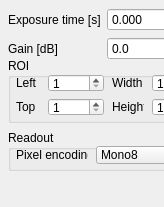
             <widget class="QWidget" name="ODTcameraBox">
              <property name="geometry">
               <rect>
                <x>0</x>
                <y>0</y>
                <width>164</width>
                <height>207</height>
               </rect>
              </property>
              <property name="minimumSize">
               <size>
                <width>0</width>
                <height>207</height>
               </size>
              </property>
              <widget class="QGroupBox" name="binningROIBoxODT">
               <property name="geometry">
                <rect>
                 <x>8</x>
                 <y>58</y>
                 <width>209</width>
                 <height>65</height>
                </rect>
               </property>
               <property name="sizePolicy">
                <sizepolicy hsizetype="Preferred" vsizetype="Preferred">
                 <horstretch>0</horstretch>
                 <verstretch>0</verstretch>
                </sizepolicy>
               </property>
               <property name="title">
                <string>ROI</string>
               </property>
               <widget class="QLabel" name="ROILeftODTLabel">
                <property name="geometry">
                 <rect>
                  <x>8</x>
                  <y>16</y>
                  <width>32</width>
                  <height>18</height>
                 </rect>
                </property>
                <property name="text">
                 <string>Left</string>
                </property>
               </widget>
               <widget class="QLabel" name="ROITopODTLabel">
                <property name="geometry">
                 <rect>
                  <x>8</x>
                  <y>40</y>
                  <width>32</width>
                  <height>18</height>
                 </rect>
                </property>
                <property name="text">
                 <string>Top</string>
                </property>
               </widget>
               <widget class="QLabel" name="ROIWidthODTLabel">
                <property name="geometry">
                 <rect>
                  <x>104</x>
                  <y>16</y>
                  <width>32</width>
                  <height>18</height>
                 </rect>
                </property>
                <property name="text">
                 <string>Width</string>
                </property>
               </widget>
               <widget class="QLabel" name="ROIHeightODTLabel">
                <property name="geometry">
                 <rect>
                  <x>104</x>
                  <y>40</y>
                  <width>32</width>
                  <height>18</height>
                 </rect>
                </property>
                <property name="text">
                 <string>Height</string>
                </property>
               </widget>
               <widget class="QSpinBox" name="ROILeftODT">
                <property name="geometry">
                 <rect>
                  <x>40</x>
                  <y>16</y>
                  <width>56</width>
                  <height>18</height>
                 </rect>
                </property>
                <property name="minimum">
                 <number>1</number>
                </property>
                <property name="maximum">
                 <number>2048</number>
                </property>
                <property name="value">
                 <number>1</number>
                </property>
               </widget>
               <widget class="QSpinBox" name="ROITopODT">
                <property name="geometry">
                 <rect>
                  <x>40</x>
                  <y>40</y>
                  <width>56</width>
                  <height>18</height>
                 </rect>
                </property>
                <property name="minimum">
                 <number>1</number>
                </property>
                <property name="maximum">
                 <number>2048</number>
                </property>
                <property name="value">
                 <number>1</number>
                </property>
               </widget>
               <widget class="QSpinBox" name="ROIWidthODT">
                <property name="geometry">
                 <rect>
                  <x>144</x>
                  <y>16</y>
                  <width>56</width>
                  <height>18</height>
                 </rect>
                </property>
                <property name="minimum">
                 <number>1</number>
                </property>
                <property name="maximum">
                 <number>2048</number>
                </property>
                <property name="value">
                 <number>1</number>
                </property>
               </widget>
               <widget class="QSpinBox" name="ROIHeightODT">
                <property name="geometry">
                 <rect>
                  <x>144</x>
                  <y>40</y>
                  <width>56</width>
                  <height>18</height>
                 </rect>
                </property>
                <property name="minimum">
                 <number>1</number>
                </property>
                <property name="maximum">
                 <number>2048</number>
                </property>
                <property name="value">
                 <number>1</number>
                </property>
               </widget>
              </widget>
              <widget class="QGroupBox" name="readoutBoxODT">
               <property name="geometry">
                <rect>
                 <x>8</x>
                 <y>130</y>
                 <width>209</width>
                 <height>41</height>
                </rect>
               </property>
               <property name="title">
                <string>Readout</string>
               </property>
               <widget class="QLabel" name="pixelEncodingODTLabel">
                <property name="geometry">
                 <rect>
                  <x>8</x>
                  <y>16</y>
                  <width>72</width>
                  <height>18</height>
                 </rect>
                </property>
                <property name="text">
                 <string>Pixel encoding</string>
                </property>
               </widget>
               <widget class="QComboBox" name="pixelEncodingODT">
                <property name="geometry">
                 <rect>
                  <x>88</x>
                  <y>16</y>
                  <width>112</width>
                  <height>18</height>
                 </rect>
                </property>
                <property name="currentIndex">
                 <number>0</number>
                </property>
                <item>
                 <property name="text">
                  <string>Mono8</string>
                 </property>
                </item>
                <item>
                 <property name="text">
                  <string>Mono12</string>
                 </property>
                </item>
                <item>
                 <property name="text">
                  <string>Mono16</string>
                 </property>
                </item>
               </widget>
              </widget>
              <widget class="QWidget" name="layoutWidget1">
               <property name="geometry">
                <rect>
                 <x>8</x>
                 <y>8</y>
                 <width>209</width>
                 <height>56</height>
                </rect>
               </property>
               <layout class="QFormLayout" name="formLayout_4">
                <item row="0" column="0">
                 <widget class="QLabel" name="exposureTimeODT_Label">
                  <property name="text">
                   <string>Exposure time [s]</string>
                  </property>
                 </widget>
                </item>
                <item row="0" column="1">
                 <widget class="QDoubleSpinBox" name="exposureTimeODT">
                  <property name="locale">
                   <locale language="English" country="UnitedStates"/>
                  </property>
                  <property name="decimals">
                   <number>3</number>
                  </property>
                  <property name="singleStep">
                   <double>0.001000000000000</double>
                  </property>
                  <property name="value">
                   <double>0.000000000000000</double>
                  </property>
                 </widget>
                </item>
                <item row="1" column="0">
                 <widget class="QLabel" name="gainODT_Label">
                  <property name="text">
                   <string>Gain [dB]</string>
                  </property>
                 </widget>
                </item>
                <item row="1" column="1">
                 <widget class="QDoubleSpinBox" name="gainODT">
                  <property name="locale">
                   <locale language="English" country="UnitedStates"/>
                  </property>
                  <property name="decimals">
                   <number>1</number>
                  </property>
                  <property name="singleStep">
                   <double>1.000000000000000</double>
                  </property>
                  <property name="value">
                   <double>0.000000000000000</double>
                  </property>
                 </widget>
                </item>
               </layout>
              </widget>
             </widget>
